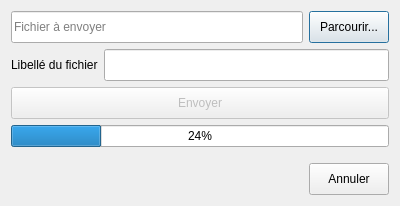
<?xml version="1.0" encoding="UTF-8"?>
<ui version="4.0">
 <class>FileUploaderDialog</class>
 <widget class="QDialog" name="FileUploaderDialog">
  <property name="geometry">
   <rect>
    <x>0</x>
    <y>0</y>
    <width>400</width>
    <height>206</height>
   </rect>
  </property>
  <property name="windowTitle">
   <string>Dialog</string>
  </property>
  <layout class="QVBoxLayout" name="verticalLayout">
   <item>
    <layout class="QHBoxLayout" name="horizontalLayout">
     <item>
      <widget class="QLineEdit" name="txtFilePath">
       <property name="minimumSize">
        <size>
         <width>0</width>
         <height>32</height>
        </size>
       </property>
       <property name="readOnly">
        <bool>true</bool>
       </property>
       <property name="placeholderText">
        <string>Fichier à envoyer</string>
       </property>
      </widget>
     </item>
     <item>
      <widget class="QPushButton" name="btnBrowse">
       <property name="minimumSize">
        <size>
         <width>0</width>
         <height>32</height>
        </size>
       </property>
       <property name="cursor">
        <cursorShape>PointingHandCursor</cursorShape>
       </property>
       <property name="text">
        <string>Parcourir...</string>
       </property>
       <property name="icon">
        <iconset resource="../../resources/TeraClient.qrc">
         <normaloff>:/icons/search.png</normaloff>:/icons/search.png</iconset>
       </property>
      </widget>
     </item>
    </layout>
   </item>
   <item>
    <layout class="QHBoxLayout" name="horizontalLayout_2">
     <item>
      <widget class="QLabel" name="lblLabel">
       <property name="text">
        <string>Libellé du fichier</string>
       </property>
      </widget>
     </item>
     <item>
      <widget class="QLineEdit" name="txtFileLabel">
       <property name="minimumSize">
        <size>
         <width>0</width>
         <height>32</height>
        </size>
       </property>
      </widget>
     </item>
    </layout>
   </item>
   <item>
    <widget class="QPushButton" name="btnUpload">
     <property name="enabled">
      <bool>false</bool>
     </property>
     <property name="minimumSize">
      <size>
       <width>0</width>
       <height>32</height>
      </size>
     </property>
     <property name="cursor">
      <cursorShape>PointingHandCursor</cursorShape>
     </property>
     <property name="text">
      <string>Envoyer</string>
     </property>
     <property name="icon">
      <iconset resource="../../resources/TeraClient.qrc">
       <normaloff>:/icons/upload.png</normaloff>:/icons/upload.png</iconset>
     </property>
     <property name="iconSize">
      <size>
       <width>20</width>
       <height>20</height>
      </size>
     </property>
    </widget>
   </item>
   <item>
    <widget class="QProgressBar" name="progUpload">
     <property name="value">
      <number>24</number>
     </property>
    </widget>
   </item>
   <item>
    <spacer name="verticalSpacer">
     <property name="orientation">
      <enum>Qt::Vertical</enum>
     </property>
     <property name="sizeHint" stdset="0">
      <size>
       <width>20</width>
       <height>40</height>
      </size>
     </property>
    </spacer>
   </item>
   <item>
    <layout class="QHBoxLayout" name="horizontalLayout_3">
     <item>
      <spacer name="horizontalSpacer">
       <property name="orientation">
        <enum>Qt::Horizontal</enum>
       </property>
       <property name="sizeHint" stdset="0">
        <size>
         <width>40</width>
         <height>20</height>
        </size>
       </property>
      </spacer>
     </item>
     <item>
      <widget class="QPushButton" name="btnCancel">
       <property name="minimumSize">
        <size>
         <width>0</width>
         <height>32</height>
        </size>
       </property>
       <property name="cursor">
        <cursorShape>PointingHandCursor</cursorShape>
       </property>
       <property name="text">
        <string>Annuler</string>
       </property>
       <property name="icon">
        <iconset resource="../../resources/TeraClient.qrc">
         <normaloff>:/icons/undo.png</normaloff>:/icons/undo.png</iconset>
       </property>
       <property name="iconSize">
        <size>
         <width>20</width>
         <height>20</height>
        </size>
       </property>
      </widget>
     </item>
    </layout>
   </item>
  </layout>
 </widget>
 <resources>
  <include location="../../resources/TeraClient.qrc"/>
 </resources>
 <connections/>
</ui>
